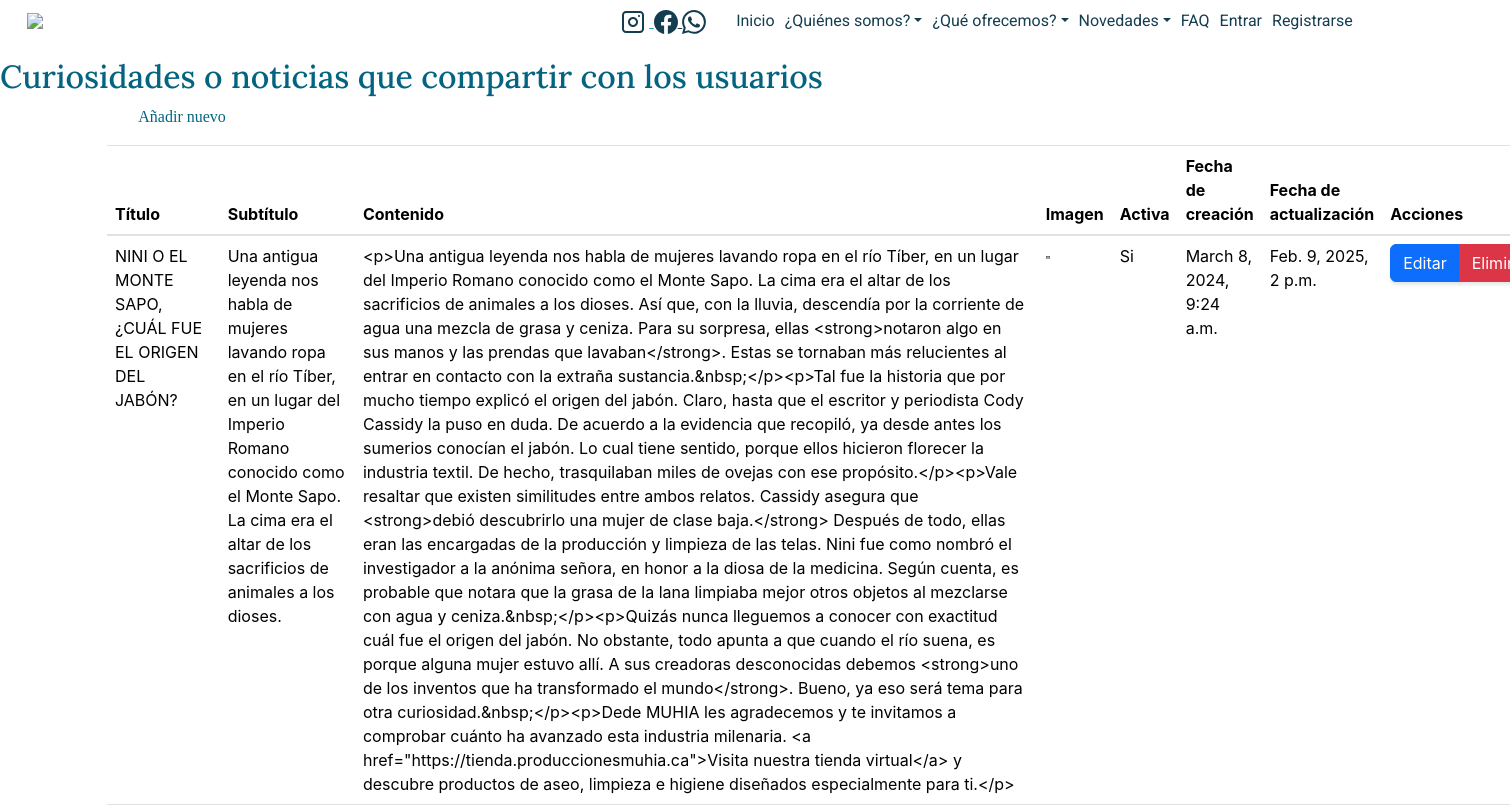
/gestion/curiosidades/ (upper part), run on an earlier commit of the app's database.
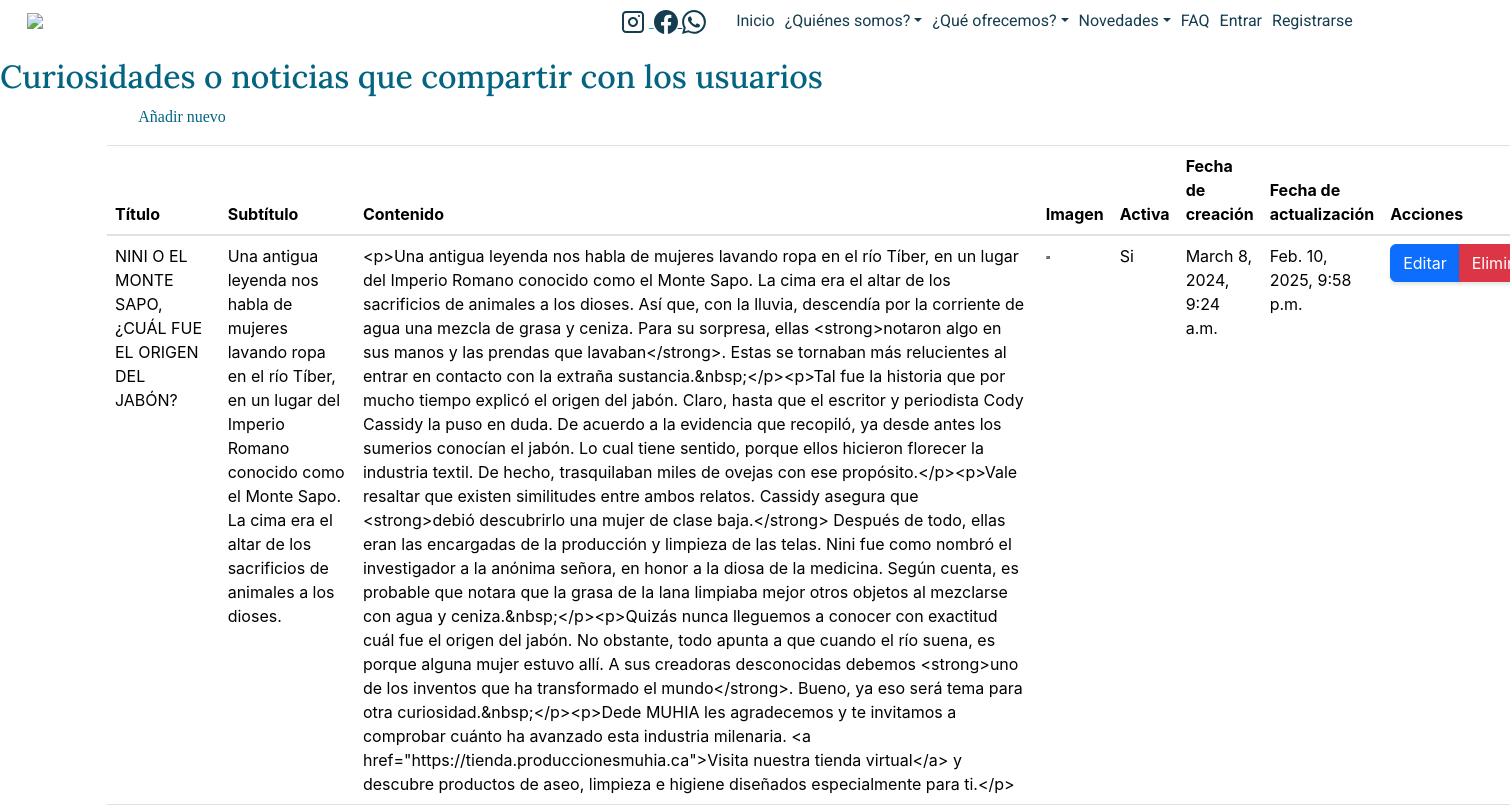
And on a later commit of the database.
### news/models.py (models this page shows, shortened)
class Curio(models.Model):
    title = models.CharField(max_length=200,verbose_name="Título")
    subtitle = models.CharField(max_length=200, verbose_name="Subtítulo")
    content = CKEditor5Field(default = "Texto", verbose_name="Contenido")
    image = models.ImageField(verbose_name="Imagen", upload_to="anuncion_evenet")
    activo = models.BooleanField(verbose_name="Activa",null=True, default=True)
    created = models.DateTimeField(auto_now_add=True, verbose_name="Fecha de creación")
    updated = models.DateTimeField(auto_now=True, verbose_name="Fecha de edición")
    class Meta:
        db_table = 'curiosidades'
        verbose_name = "Curiosidad"
        verbose_name_plural = "Curiosidades"
        ordering = ['-created']
    @property
    def get_image_url(self):
        if self.image and hasattr(self.image, 'url'):
            return self.image.url
        else:
            return "/static/img/bg-showcase-1.jpg"

### gestion/views.py (the view)
# urls.py: path('curiosidades/', gestion_curiosidades.as_view( template_name="gestion/curiosidades.html"), name='curiosidades'),
class gestion_curiosidades(ListView):
    model = Curio

### templates/gestion/curiosidades.html (shortened to what this page needs)
{% extends 'base.html' %}
{% load static %}
{% block content %}
<section class="content-header">
  <div class="content-header x_panel x_title">
      <h2 class="mt-3" style="color:#036481; font-family: Lora, serif;">Curiosidades o noticias que compartir con los usuarios</h2>
      <div class="offset-1"><a href="{% url 'crear_curiosidades' %}" class="nav-link active" aria-current="page" data-placement="top" title="Agregar" style="align-content: end;color:#036481; font-family: Lora, serif;"><i class="fa fa-plus">Añadir nuevo</i></a>
      </div>
  </div>
</section>
  <div class="container mt-3">
    <div class="row">
      <div class="col-md-12">
        <table class="table table-hover">
          <thead>
            <tr>
              <th width="20%">Título</th>
              <th>Subtítulo</th>
              <th>Contenido</th>
              <th>Imagen</th>
              <th>Activa</th>
              <th>Fecha de creación</th>
              <th>Fecha de actualización</th>
              <th>Acciones</th>
            </tr>
          </thead>
          <tbody>
          {% for elem in object_list %}
            <tr>
              <td>{{ elem.title }}</td>
              <td>{{ elem.subtitle }}</td>
              <td>{{ elem.content }}</td>
              <td><img src="{{elem.get_image_url}}" alt="{{elem.image}}" class="img-fluid" width="7%"></td>
              <td>{% if elem.activo %} Si {% else %} No {% endif %}</td>
              <td>{{ elem.created }}</td>
              <td>{{ elem.updated }}</td>
              <td>
                <form method="POST" action="eliminar/{{elem.id}}">
                  <div class="btn-group">
                    <a href="editar/{{elem.id}}" title="Editar" type="button" class="btn btn-primary">Editar </a>
                    <button class="btn btn-danger" onclick="return eliminar();" type="submit">
                      Eliminar
                    </button>
                  </div>
                </form>
              </td>
            </tr>
          {% endfor %}
          </tbody>
      </table>
      </div>
    </div>
  </div>
{% endblock %}

What changed in the data, as far as the page shows it:
changed Curio "NINI O EL MONTE SAPO, ¿CUÁL FUE EL ORIGEN DEL JABÓN?": get_image_url: a different picture; updated "Feb. 9, 2025, 2 p.m." → "Feb. 10, 2025, 9:58 p.m."
